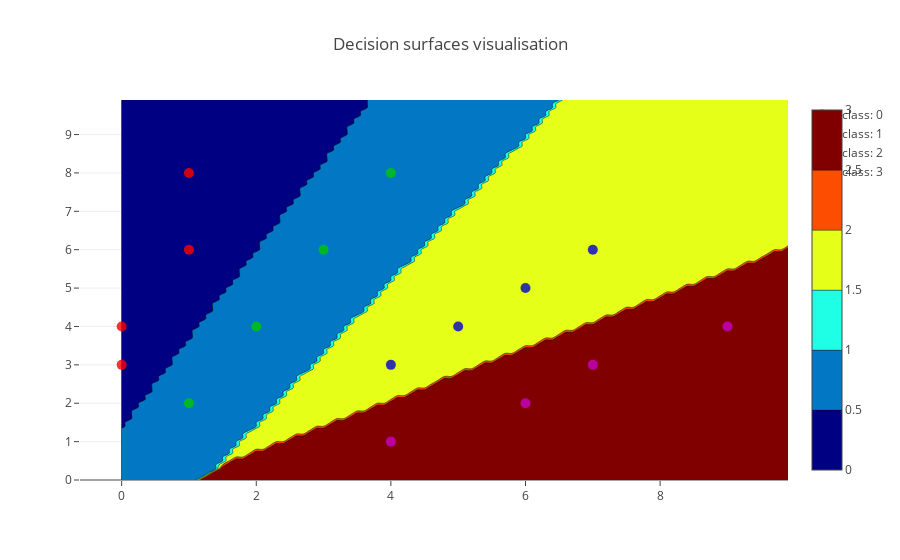

Notebook code cell kept with this figure:
### Code cell
x1, x2 = np.meshgrid(np.arange(0, 10, 0.1),
                     np.arange(0, 10, 0.1))
dp = np.row_stack((x1.ravel(),x2.ravel()))

prediction = predict(dp, W, gamma, beta, Zmean, Zstd)

prediction = prediction.reshape(100,100)


cntr =  {'z': prediction,
        'colorscale':'Jet',
        'type': u'contour',
        'dx': 0.1,
        'x0': 0,
        'dy': 0.1,
        'y0': 0 }

data = go.Data([go.Contour(cntr)])

data = data + dots

layout = dict(title = 'Decision surfaces visualisation')

fig = dict(data=data, layout=layout)
    
plotly.offline.iplot(fig)

### Figure 1 — Plotly figure (JSON) as saved in the notebook; plotly's stock layout.template omitted (floating-point values rounded to 4 significant figures; data arrays with more than 128 entries replaced by an {"elided": "..."} marker saying what was removed)
{"data": [{"colorscale": "Jet", "dx": 0.1, "dy": 0.1, "type": "contour", "x0": 0, "y0": 0, "z": {"elided": "100x100 int values"}}, {"marker": {"color": "rgba(252, 0, 0, .8)", "size": 10}, "mode": "markers", "name": "class: 0", "type": "scatter", "x": [1, 1, 0, 0], "y": [8, 6, 4, 3]}, {"marker": {"color": "rgba(0, 200, 0, .8)", "size": 10}, "mode": "markers", "name": "class: 1", "type": "scatter", "x": [4, 3, 2, 1], "y": [8, 6, 4, 2]}, {"marker": {"color": "rgba(0, 0, 200, .8)", "size": 10}, "mode": "markers", "name": "class: 2", "type": "scatter", "x": [7, 6, 5, 4], "y": [6, 5, 4, 3]}, {"marker": {"color": "rgba(200, 0, 200, .8)", "size": 10}, "mode": "markers", "name": "class: 3", "type": "scatter", "x": [9, 7, 6, 4], "y": [4, 3, 2, 1]}], "layout": {"title": "Decision surfaces visualisation"}}
